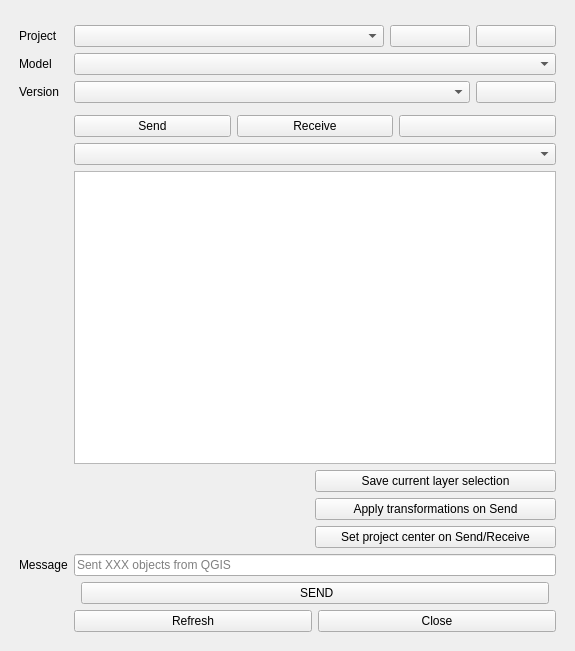
<?xml version="1.0" encoding="UTF-8"?>
<ui version="4.0">
 <class>SpeckleQGISDialogBase</class>
 <widget class="QDockWidget" name="SpeckleQGISDialogBase">
  <property name="geometry">
   <rect>
    <x>0</x>
    <y>0</y>
    <width>575</width>
    <height>651</height>
   </rect>
  </property>

  <widget class="QWidget" name="dockWidgetContents">
   <layout class="QGridLayout" name="gridLayout">
    <item row="0" column="0">
     <layout class="QVBoxLayout" name="verticalLayout">
      <item>
       <layout class="QFormLayout" name="formLayout">
        <property name="leftMargin">
         <number>10</number>
        </property>
        <property name="topMargin">
         <number>10</number>
        </property>
        <property name="rightMargin">
         <number>10</number>
        </property>
        <property name="bottomMargin">
         <number>10</number>
        </property>

        
        <item row="0" column="1">
          <layout class="QHBoxLayout" name="streamListButtons">
          </layout>
        </item>

        <item row="1" column="0">
         <widget class="QLabel" name="streamListLabel">
          <property name="text">
           <string>Project</string>
          </property>
         </widget>
        </item>

        <item row="1" column="1">
          <layout class="QHBoxLayout" name="streamListButtons" stretch="20,1">
            <item>
              <widget class="QComboBox" name="streamList"/>
            </item>
            <item>
              <widget class="QPushButton" name="streams_add_button">
                <property name="text">
                <string> </string>
                </property>
              </widget>
            </item>
            <item>
              <widget class="QPushButton" name="streams_remove_button">
                <property name="text">
                <string> </string>
                </property>
                  <property name="geometry">
                    <rect>
                      <x>0</x>
                      <y>0</y>
                      <width>10</width>
                      <height>10</height>
                    </rect>
                  </property>
              </widget>
            </item>
          </layout>
        </item>

        <item row="2" column="0">
         <widget class="QLabel" name="streamBranchLabel">
          <property name="text">
           <string>Model</string>
          </property>
         </widget>
        </item>
        <item row="2" column="1">
         <widget class="QComboBox" name="streamBranchDropdown"/>
        </item>
        <item row="3" column="0">
         <widget class="QLabel" name="commitLabel">
          <property name="text">
           <string>Version</string>
          </property>
         </widget>
        </item>
        <item row="3" column="1">
          <layout class="QHBoxLayout" name="commitListButtons" stretch="20,1">
            <item>
              <widget class="QComboBox" name="commitDropdown"/>
            </item>
            <item>
              <widget class="QPushButton" name="commit_web_view">
                <property name="text">
                <string> </string>
                </property>
              </widget>
            </item>
          </layout>
         
        </item>
        
        <item row="4" column="1">
          <layout class="QHBoxLayout" name="horizontalLayout">
         </layout>
        </item>

        
        <item row="5" column="1">
         <layout class="QHBoxLayout" name="horizontalLayout">
          <item>
           <widget class="QPushButton" name="sendModeButton">
            <property name="enabled">
             <bool>true</bool>
            </property>
            <property name="text">
             <string>Send</string>
            </property>
           </widget>
          </item>
          <item>
           <widget class="QPushButton" name="receiveModeButton">
            <property name="text">
             <string>Receive</string>
            </property>
           </widget>
          </item>
          
          <item>
            <widget class="QPushButton" name="reportBtn">
              <property name="enabled">
                <bool>true</bool>
              </property>
            </widget>
          </item>

         </layout>
        </item>

        <item row="6" column="1">
         <widget class="QComboBox" name="layerSendModeDropdown"/>
        </item>



        <item row="7" column="1">
         <widget class="QListWidget" name="layersWidget">
          <property name="selectionMode">
           <enum>QAbstractItemView::NoSelection</enum>
          </property>
          <property name="sizePolicy">
           <sizepolicy hsizetype="Expanding" vsizetype="MinimumExpanding">
            <horstretch>0</horstretch>
            <verstretch>0</verstretch>
           </sizepolicy>
          </property>
          <property name="sizeAdjustPolicy">
           <enum>QAbstractScrollArea::AdjustToContents</enum>
          </property>
          <property name="resizeMode">
           <enum>QListView::Fixed</enum>
          </property>
          <property name="viewMode">
           <enum>QListView::ListMode</enum>
          </property>
         </widget>
        </item>


        <item row="8" column="1">
          <layout class="QHBoxLayout" name="horizontalLayout"  stretch="1,1">
            <item>
            <spacer name="horizontalSpacer">
              <property name="orientation">
              <enum>Qt::Horizontal</enum>
              </property>
              <property name="sizeType">
              <enum>QSizePolicy::Expanding</enum>
              </property>
            </spacer>
            </item>

            <item>
              <widget class="QPushButton" name="saveLayerSelection">
                <property name="enabled">
                  <bool>true</bool>
                </property>
                <property name="text">
                  <string>Save current layer selection</string>
                </property>
              </widget>
            </item>
          </layout>
        </item>

        <item row="9" column="1">
          <layout class="QHBoxLayout" name="horizontalLayout"  stretch="1,1">
            <item>
            <spacer name="horizontalSpacer">
              <property name="orientation">
              <enum>Qt::Horizontal</enum>
              </property>
              <property name="sizeType">
              <enum>QSizePolicy::Expanding</enum>
              </property>
            </spacer>
            </item>

            <item>
              <widget class="QPushButton" name="setMapping">
                <property name="enabled">
                  <bool>true</bool>
                </property>
                <property name="text">
                  <string>Apply transformations on Send</string>
                </property>
              </widget>
            </item>
          </layout>
        </item>


        <item row="10" column="1">
          <layout class="QHBoxLayout" name="horizontalLayout"  stretch="1,1">
            <item>
            <spacer name="horizontalSpacer">
              <property name="orientation">
              <enum>Qt::Horizontal</enum>
              </property>
              <property name="sizeType">
              <enum>QSizePolicy::Expanding</enum>
              </property>
            </spacer>
            </item>

            <item>
              <widget class="QPushButton" name="crsSettings">
                <property name="enabled">
                  <bool>true</bool>
                </property>
                <property name="text">
                  <string>Set project center on Send/Receive</string>
                </property>
              </widget>
            </item>

          </layout>
        </item>

        <item row="11" column="0">
         <widget class="QLabel" name="messageLabel">
          <property name="text">
           <string>Message</string>
          </property>
         </widget>
        </item>
        <item row="11" column="1">
         <widget class="QLineEdit" name="messageInput">
          <property name="placeholderText">
           <string>Sent XXX objects from QGIS</string>
          </property>
         </widget>
        </item>

        

        <item row="12" column="1">
         <layout class="QHBoxLayout" name="horizontalLayout">
          <item>
          <spacer name="horizontalSpacer">
            <property name="orientation">
             <enum>Qt::Horizontal</enum>
            </property>
            <property name="sizeType">
             <enum>QSizePolicy::Expanding</enum>
            </property>
          </spacer>
          </item>

          <item>
           <widget class="QPushButton" name="runButton">
            <property name="text">
             <string> SEND</string>
            </property>
           </widget>
          </item>

          <item>
          <spacer name="horizontalSpacer">
            <property name="orientation">
             <enum>Qt::Horizontal</enum>
            </property>
            <property name="sizeType">
             <enum>QSizePolicy::Expanding</enum>
            </property>
          </spacer>
          </item>

         </layout>
        </item>

        
        <item row="13" column="1">
          <layout class="QHBoxLayout" name="horizontalLayout">
            
            <item>
              <widget class="QPushButton" name="reloadButton">
                <property name="enabled">
                <bool>true</bool>
                </property>
                <property name="text">
                <string>Refresh</string>
                </property>
              </widget>
            </item>
            <item>
              <widget class="QPushButton" name="closeButton">
                <property name="enabled">
                  <bool>true</bool>
                </property>
                <property name="text">
                  <string>Close</string>
                </property>
              </widget>
            </item>

          </layout>
        </item>

       </layout>
      </item>
     </layout>
    </item>
   </layout>
  </widget>
 </widget>
 <resources/>
 <connections/>
</ui>
